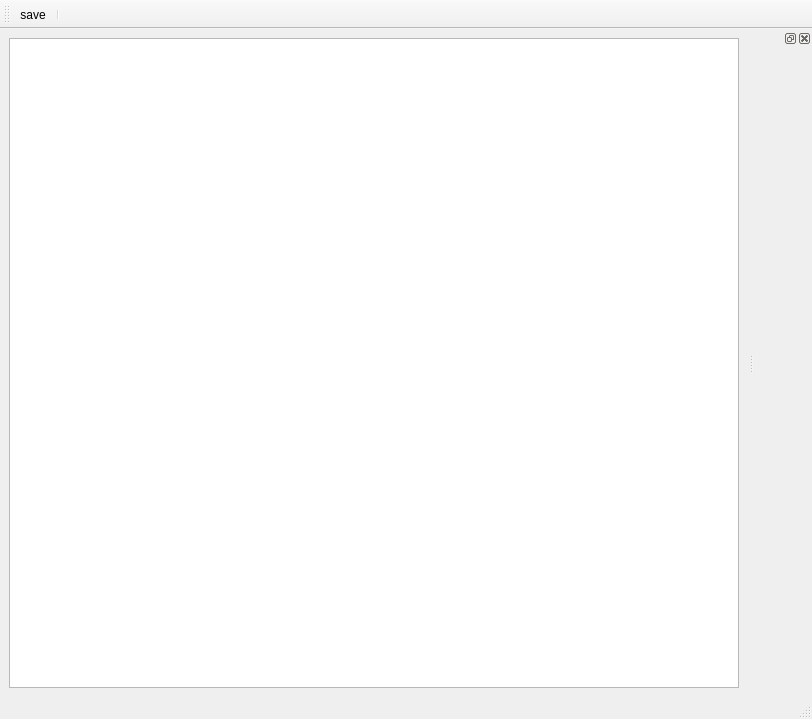
<?xml version="1.0" encoding="UTF-8"?>
<ui version="4.0">
 <class>MainWindow</class>
 <widget class="QMainWindow" name="MainWindow">
  <property name="geometry">
   <rect>
    <x>0</x>
    <y>0</y>
    <width>812</width>
    <height>719</height>
   </rect>
  </property>
  <property name="cursor">
   <cursorShape>ArrowCursor</cursorShape>
  </property>
  <property name="windowTitle">
   <string>MainWindow</string>
  </property>
  <widget class="QWidget" name="centralwidget">
   <layout class="QGridLayout" name="gridLayout">
    <item row="0" column="0">
     <widget class="QTextEdit" name="textEdit"/>
    </item>
   </layout>
  </widget>
  <widget class="QMenuBar" name="menubar">
   <property name="geometry">
    <rect>
     <x>0</x>
     <y>0</y>
     <width>812</width>
     <height>23</height>
    </rect>
   </property>
  </widget>
  <widget class="QStatusBar" name="statusbar">
   <property name="cursor">
    <cursorShape>UpArrowCursor</cursorShape>
   </property>
  </widget>
  <widget class="QToolBar" name="head_tool_bar">
   <property name="windowTitle">
    <string>toolBar_2</string>
   </property>
   <attribute name="toolBarArea">
    <enum>TopToolBarArea</enum>
   </attribute>
   <attribute name="toolBarBreak">
    <bool>true</bool>
   </attribute>
   <addaction name="action_save"/>
   <addaction name="separator"/>
  </widget>
  <widget class="QDockWidget" name="dockWidget_5">
   <attribute name="dockWidgetArea">
    <number>2</number>
   </attribute>
   <widget class="QWidget" name="dockWidgetContents_5"/>
  </widget>
  <action name="action_save">
   <property name="checkable">
    <bool>false</bool>
   </property>
   <property name="text">
    <string>save</string>
   </property>
   <property name="toolTip">
    <string>保存</string>
   </property>
  </action>
 </widget>
 <resources/>
 <connections>
  <connection>
   <sender>action_save</sender>
   <signal>triggered()</signal>
   <receiver>dockWidget_5</receiver>
   <slot>hide()</slot>
   <hints>
    <hint type="sourcelabel">
     <x>-1</x>
     <y>-1</y>
    </hint>
    <hint type="destinationlabel">
     <x>771</x>
     <y>370</y>
    </hint>
   </hints>
  </connection>
 </connections>
</ui>
